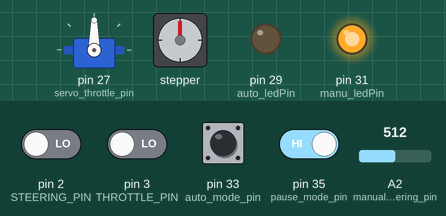
Simulated run of this sketch. Board: Arduino Mega 2560, built with avr-gcc and run on an emulated ATmega2560. Shown: servo, stepper motor, output pins drawn as LEDs (lit = HIGH). The inputs (shaded band) are chosen by the test bench; at power-on: pin 35 (pause_mode_pin) HIGH, pin 2 (STEERING_PIN), pin 3 (THROTTLE_PIN), pin 33 (auto_mode_pin) LOW, A2 (manual_steering_pin) = 512. Stepper angles assume 200 steps per turn.

Above: at 1.2 s.
1.3 s: A2 (manual_steering_pin) set to 716
At 2.6 s:
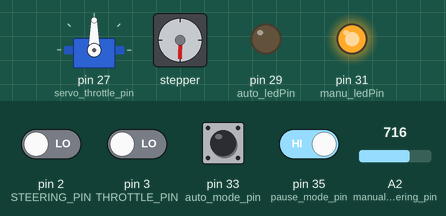
3.3 s: A2 (manual_steering_pin) set to 1010
At 4.8 s:
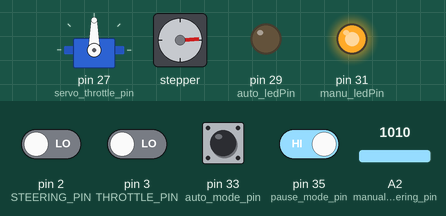
5.5 s: pin 33 (auto_mode_pin) pulled HIGH for 0.15 s
At 7.1 s:
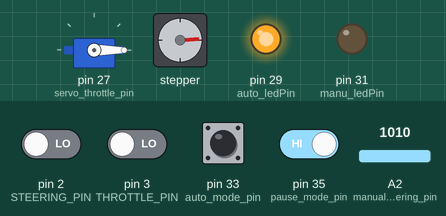
8.0 s: pin 2 (STEERING_PIN) driven HIGH and pin 35 (pause_mode_pin) driven LOW
At 10.6 s:
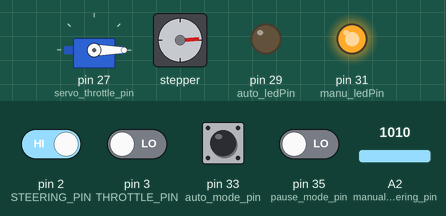
11.0 s: A2 (manual_steering_pin) set to 511
At 12.8 s:
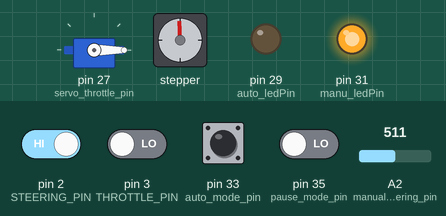
14.0 s: A2 (manual_steering_pin) set to 306
At 14.8 s:
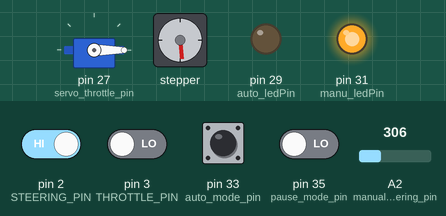
Timing chart, 0 to 17.0 s (numbered marks = the images above; inputs shaded):
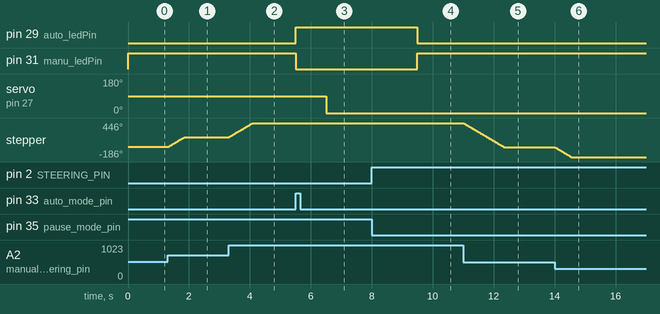

Measured:
- after the input at 1.3 s, stepper: turns 181° clockwise in 0.54 s, starting at once
- after the input at 3.3 s, stepper: turns 265° clockwise in 0.79 s, starting at once
- after the input at 5.5 s, pin 29 (auto_ledPin): LOW → HIGH at once; pin 31 (manu_ledPin): HIGH → LOW at once; servo on pin 27 (servo_throttle_pin): 90° → 0° after 1.0 s
- after the input at 8.0 s, pin 29 (auto_ledPin): HIGH → LOW after 1.5 s; pin 31 (manu_ledPin): LOW → HIGH after 1.5 s
- after the input at 11.0 s, stepper: turns 448° counter-clockwise in 1.3 s, starting at once
- after the input at 14.0 s, stepper: turns 184° counter-clockwise in 0.54 s, starting at once

The sketch:

self_driving_pontoon_boat.ino
```cpp
// Two states: on/off button controls autonomous mode on/off using interrupt.
// RETURN: signal output int values of throttle, and steering position

// autonomous mode: pwm decode into usable stepper motor values.
// rising, falling functions do interrupt timing on incoming pwm signal.

// manual control mode: values are read from analog controlls.
// Potentiometer, or rotary encoder for steeting
// Slide pot for throttle

//TODO: turn off motor (heat)


// LED
int auto_ledPin = 29;
int manu_ledPin = 31;

// toggle switches
int auto_mode;
int pause_mode;
unsigned int auto_mode_pin = 33;
unsigned int pause_mode_pin = 35;

bool first_loop = false;

// auto mode state
bool auto_mode_state = false;

//manual control potentiometers
unsigned int manual_steering_pin = 2;
int manual_steering_val;
unsigned int manual_throttle_pin = 2;
int manual_throttle_val;

// stepper motor
#include <Stepper.h>
#define STEPS 200                       // number of steps in steering stepper motor
Stepper steering(STEPS, 10, 11, 12, 13);
int steeringPos;
int stepper_midpoint = 0;
int current_steering_pos = 0;

// servo
int servo_throttle_pin = 27;

// pwm decode
int STEERING_PIN = 2;
int THROTTLE_PIN = 3;
int pwm_steering;
int pwm_throttle;

// servo
#include <Servo.h>
Servo throttle;
int throttlePos;


void setup(){

  pinMode(STEERING_PIN, INPUT);
  pinMode(THROTTLE_PIN, INPUT);

  Serial.begin(9600);

  steering.setSpeed(60);

  throttle.attach(servo_throttle_pin);

  auto_mode = digitalRead(auto_mode_pin);

  pinMode(auto_ledPin, OUTPUT);
  pinMode(manu_ledPin, OUTPUT);

  digitalWrite(manu_ledPin, HIGH);
}


void loop(){

  pause_mode = digitalRead(pause_mode_pin);

  // Pause Mode switch is engaged 1:unpressed 0:depressed (engaged)
  if (pause_mode == 0){

    //manual_throttle();

    manual_steering(); //TODO: set pin to new potentiometer and uncomment

    if (auto_mode_state == true){
      auto_mode_state = false;
      digitalWrite(auto_ledPin, LOW);
      digitalWrite(manu_ledPin, HIGH);
    }
  }
  // Pause Mode switch is disengaged 1:unpressed 0:depressed (engaged)
  else{

    // check for start button press, it's a momentary button
    if (auto_mode_state == false){

      auto_mode = digitalRead(auto_mode_pin);

      if (auto_mode == 1){
        // boolean we set on button press to indicate auto mode on, until pause button press
        auto_mode_state = true;
        digitalWrite(auto_ledPin, HIGH);
        digitalWrite(manu_ledPin, LOW);
      }

    }

    // auto_mode button pressed, and so far no interrupt from pause button
    if (auto_mode_state == true){

      auto_throttle();

      auto_steering();

    }
    // pause button unpressed, but auto mode has not been engaged yet
    else{

      //manual_throttle();

      manual_steering(); //TODO set pin to new potentiometer and uncomment

      digitalWrite(auto_ledPin, LOW);
      digitalWrite(manu_ledPin, HIGH);
    }

  }


}

void manual_throttle(){
  // Executed in every main loop cycle.
  // read potentiometer value,
  // map it to motor value,
  // move motor to new position.

  manual_throttle_val = analogRead(manual_throttle_pin);

  throttlePos = map(manual_throttle_val, 0, 1024, 0, 180);

  throttle.write(throttlePos);

}

void manual_steering(){
  // Executed in every main loop cycle
  // read potentiometer value,
  // map it to motor value,
  // move stepper motor one step closed to it's target rotation angle (freeing up processor cycles).

  manual_steering_val = analogRead(manual_steering_pin);

  steeringPos = map(manual_steering_val, 0, 1024, -255, 255);

  if (steeringPos > current_steering_pos){
    steering.step(1);
    current_steering_pos++;
  }
  else if (steeringPos < current_steering_pos){
    steering.step(-1);
    current_steering_pos--;
  }

}

void auto_throttle(){

  // autopilot throttle

  pwm_throttle = pulseIn(THROTTLE_PIN, HIGH);

  throttlePos = map(pwm_throttle, 1000, 1900, 0, 180);

  throttle.write(throttlePos);

}

void auto_steering(){

  // autopilot steering

  pwm_steering = pulseIn(STEERING_PIN, HIGH); // PWM decoding raw input

  // no signal recieved from pixhawk
  if (pwm_steering > 1900 || pwm_steering < 1000){
    return;
    // TODO: think about returning to manual mode (read pixhawk values)
  }

  steeringPos = map(pwm_steering, 1000, 1900, -255, 255);

  if (steeringPos > current_steering_pos){
    steering.step(1);
    current_steering_pos++;
  }
  else if (steeringPos < current_steering_pos){
    steering.step(-1);
    current_steering_pos--;
  }

}
```
